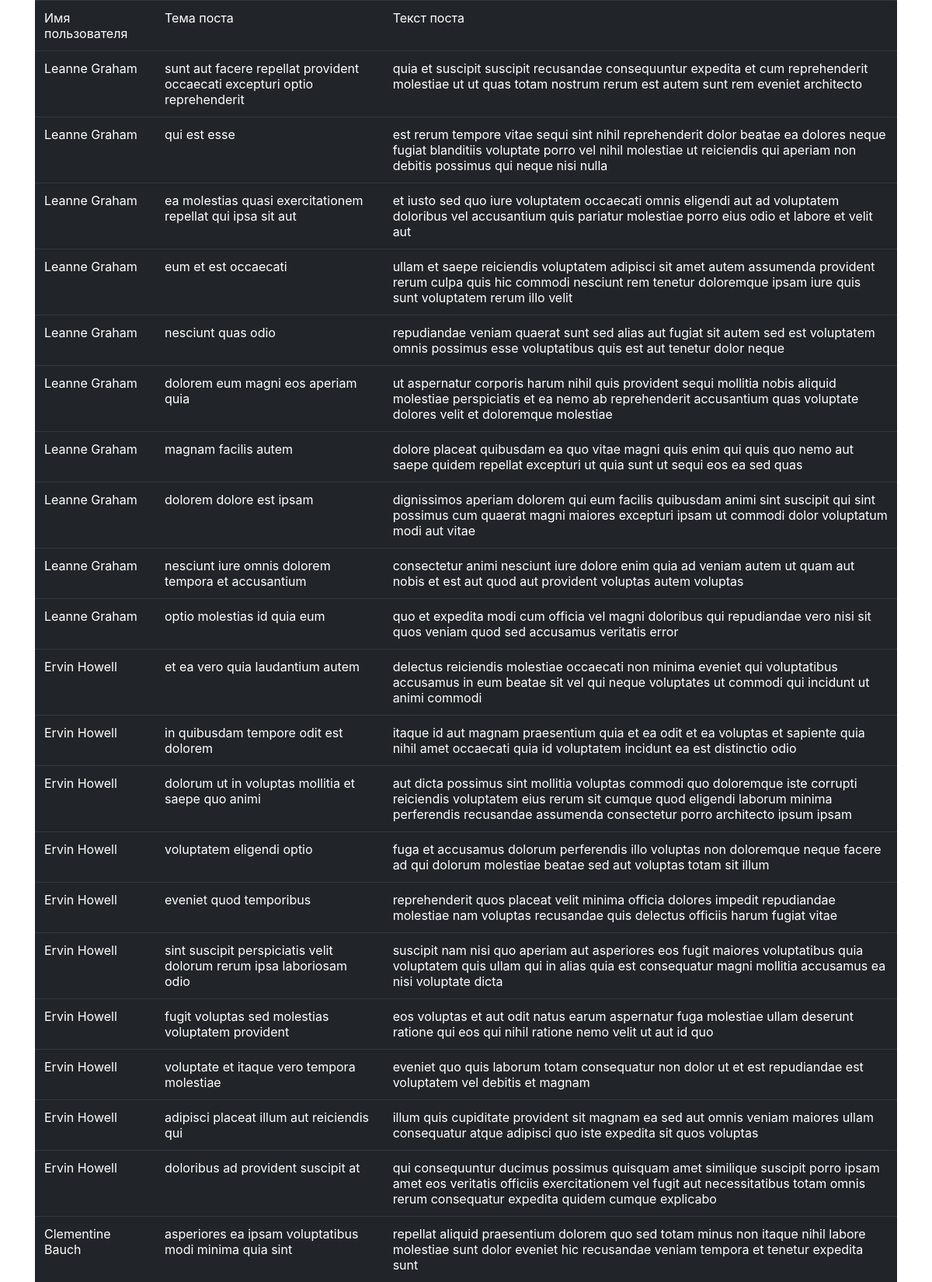
Screenshot of /uposts/ (upper part) with the database file from the repository.
### uposts/models.py (models this page shows)
class Posts(models.Model):
	userId = models.ForeignKey('Users', on_delete=models.DO_NOTHING, null=True)
	title = models.CharField(max_length=100)
	body = models.CharField(max_length=200)

class Users(models.Model):
	name = models.CharField(max_length=100)
	username = models.CharField(max_length=100)
	email= models.CharField(max_length=100)
	address = models.ForeignKey('Address', on_delete=models.CASCADE, null=True)
	phone = models.CharField(max_length=100)
	website = models.CharField(max_length=100)
	company = models.ForeignKey('Company', on_delete=models.CASCADE, null=True)

### uposts/views.py (the view)
# urls.py: path('', views.IndexView.as_view(), name='index'),
class IndexView(generic.ListView):
    template_name = 'uposts/index.html'
    context_object_name = 'posts_list'
    def get_queryset(self):
        return Posts.objects.all()

### uposts/templates/uposts/index.html (shortened to what this page needs)
<link rel="stylesheet" href="https://stackpath.bootstrapcdn.com/bootstrap/4.1.3/css/bootstrap.min.css">
<div class="container">
    <table class="table table-dark table-hover">
        <tr>
        <td>Имя пользователя</td>
        <td>Тема поста</td>
        <td>Текст поста</td>
    </tr>
{% for post in posts_list %}
     <tr>
        <td>{{ post.userId.name }}</td>
        <td>{{ post.title }}</td>
        <td>{{ post.body }} </td>
    </tr>
{% endfor %}
  </table>
</div>

### rows the page displays
Posts: userId.name "Leanne Graham", title "sunt aut facere repellat provident occaecati excepturi optio reprehenderit", body "quia et suscipit suscipit recusandae consequuntur expedita et cum reprehenderit molestiae ut ut quas totam nostrum rerum est autem sunt rem eveniet architecto"
Posts: userId.name "Leanne Graham", title "qui est esse", body "est rerum tempore vitae sequi sint nihil reprehenderit dolor beatae ea dolores neque fugiat blanditiis voluptate porro vel nihil molestiae ut reiciendis qui aperiam non debitis possimus qui neque nisi nulla"
Posts: userId.name "Leanne Graham", title "ea molestias quasi exercitationem repellat qui ipsa sit aut", body "et iusto sed quo iure voluptatem occaecati omnis eligendi aut ad voluptatem doloribus vel accusantium quis pariatur molestiae porro eius odio et labore et velit aut"
Posts: userId.name "Leanne Graham", title "eum et est occaecati", body "ullam et saepe reiciendis voluptatem adipisci sit amet autem assumenda provident rerum culpa quis hic commodi nesciunt rem tenetur doloremque ipsam iure quis sunt voluptatem rerum illo velit"
Posts: userId.name "Leanne Graham", title "nesciunt quas odio", body "repudiandae veniam quaerat sunt sed alias aut fugiat sit autem sed est voluptatem omnis possimus esse voluptatibus quis est aut tenetur dolor neque"
Posts: userId.name "Leanne Graham", title "dolorem eum magni eos aperiam quia", body "ut aspernatur corporis harum nihil quis provident sequi mollitia nobis aliquid molestiae perspiciatis et ea nemo ab reprehenderit accusantium quas voluptate dolores velit et doloremque molestiae"
Posts: userId.name "Leanne Graham", title "magnam facilis autem", body "dolore placeat quibusdam ea quo vitae magni quis enim qui quis quo nemo aut saepe quidem repellat excepturi ut quia sunt ut sequi eos ea sed quas"
Posts: userId.name "Leanne Graham", title "dolorem dolore est ipsam", body "dignissimos aperiam dolorem qui eum facilis quibusdam animi sint suscipit qui sint possimus cum quaerat magni maiores excepturi ipsam ut commodi dolor voluptatum modi aut vitae"
Posts: userId.name "Leanne Graham", title "nesciunt iure omnis dolorem tempora et accusantium", body "consectetur animi nesciunt iure dolore enim quia ad veniam autem ut quam aut nobis et est aut quod aut provident voluptas autem voluptas"
Posts: userId.name "Leanne Graham", title "optio molestias id quia eum", body "quo et expedita modi cum officia vel magni doloribus qui repudiandae vero nisi sit quos veniam quod sed accusamus veritatis error"
Posts: userId.name "Ervin Howell", title "et ea vero quia laudantium autem", body "delectus reiciendis molestiae occaecati non minima eveniet qui voluptatibus accusamus in eum beatae sit vel qui neque voluptates ut commodi qui incidunt ut animi commodi"
Posts: userId.name "Ervin Howell", title "in quibusdam tempore odit est dolorem", body "itaque id aut magnam praesentium quia et ea odit et ea voluptas et sapiente quia nihil amet occaecati quia id voluptatem incidunt ea est distinctio odio"
Posts: userId.name "Ervin Howell", title "dolorum ut in voluptas mollitia et saepe quo animi", body "aut dicta possimus sint mollitia voluptas commodi quo doloremque iste corrupti reiciendis voluptatem eius rerum sit cumque quod eligendi laborum minima perferendis recusandae assumenda consectetur porro architecto ipsum ipsam"
Posts: userId.name "Ervin Howell", title "voluptatem eligendi optio", body "fuga et accusamus dolorum perferendis illo voluptas non doloremque neque facere ad qui dolorum molestiae beatae sed aut voluptas totam sit illum"
Posts: userId.name "Ervin Howell", title "eveniet quod temporibus", body "reprehenderit quos placeat velit minima officia dolores impedit repudiandae molestiae nam voluptas recusandae quis delectus officiis harum fugiat vitae"
Posts: userId.name "Ervin Howell", title "sint suscipit perspiciatis velit dolorum rerum ipsa laboriosam odio", body "suscipit nam nisi quo aperiam aut asperiores eos fugit maiores voluptatibus quia voluptatem quis ullam qui in alias quia est consequatur magni mollitia accusamus ea nisi voluptate dicta"
Posts: userId.name "Ervin Howell", title "fugit voluptas sed molestias voluptatem provident", body "eos voluptas et aut odit natus earum aspernatur fuga molestiae ullam deserunt ratione qui eos qui nihil ratione nemo velit ut aut id quo"
Posts: userId.name "Ervin Howell", title "voluptate et itaque vero tempora molestiae", body "eveniet quo quis laborum totam consequatur non dolor ut et est repudiandae est voluptatem vel debitis et magnam"
Posts: userId.name "Ervin Howell", title "adipisci placeat illum aut reiciendis qui", body "illum quis cupiditate provident sit magnam ea sed aut omnis veniam maiores ullam consequatur atque adipisci quo iste expedita sit quos voluptas"
Posts: userId.name "Ervin Howell", title "doloribus ad provident suscipit at", body "qui consequuntur ducimus possimus quisquam amet similique suscipit porro ipsam amet eos veritatis officiis exercitationem vel fugit aut necessitatibus totam omnis rerum consequatur expedita quidem cumque explicabo"
Posts: userId.name "Clementine Bauch", title "asperiores ea ipsam voluptatibus modi minima quia sint", body "repellat aliquid praesentium dolorem quo sed totam minus non itaque nihil labore molestiae sunt dolor eveniet hic recusandae veniam tempora et tenetur expedita sunt"
